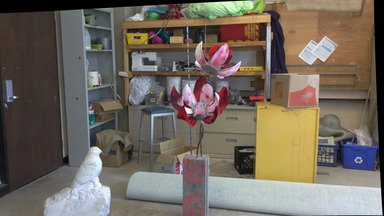
#> input picture Master/Computer vision (MIV)/Semestre 2/Vision Artificielle (VA)/TPs/TP3_2026/stereo_images/left.jpg, 384 x 216 px
$ python exercice2_sift_3d.py
#> lines starting #> are read from the running program, lines starting #| are printed output that depends on the picture
"""
========================================================
TP3 - EXERCICE 2 : RECONSTRUCTION 3D PAR SIFT
========================================================
Translation horizontale connue (baseline b)
Etapes :
  1. Charger les deux images stereo
  2. Detecter et matcher les points SIFT
  3. Calculer les coordonnees 3D (triangulation)
  4. Visualiser le nuage de points 3D

Comment executer :
  py exercice2_reconstruction_3d.py
========================================================
"""

import cv2
import numpy as np
import os
import matplotlib.pyplot as plt
from mpl_toolkits.mplot3d import Axes3D

# -------------------------------------------------------
# PARAMETRES
# -------------------------------------------------------
IMG_LEFT  = 'stereo_images/left.jpg'
IMG_RIGHT = 'stereo_images/right.jpg'
BASELINE  = 0.15    # distance de translation en metres
RATIO_LOWE = 0.75   # ratio test de Lowe

print("="*60)
print("  EXERCICE 2 : RECONSTRUCTION 3D AVEC SIFT")
print("="*60)

# -------------------------------------------------------
# 1. Chargement de K
# -------------------------------------------------------
K_path = 'stereo_images/K.npy'
if os.path.exists('camera_matrix.npy'):
    K = np.load('camera_matrix.npy')
#> (reads Master/Computer vision (MIV)/Semestre 2/Vision Artificielle (VA)/TPs/TP3_2026/camera_matrix.npy from the repository)
    print("K charge depuis camera_matrix.npy (calibration)")
elif os.path.exists(K_path):
    K = np.load(K_path)
    print("K charge depuis stereo_images/K.npy")
else:
    img_tmp = cv2.imread(IMG_LEFT)
    H_t, W_t = img_tmp.shape[:2]
    f  = float(max(W_t, H_t))
    K  = np.float64([[f,0,W_t/2],[0,f,H_t/2],[0,0,1]])
    print(f"K estime automatiquement : f={f:.0f}")

fx = K[0,0]; cx = K[0,2]; cy = K[1,2]
print(f"  fx={fx:.1f}  cx={cx:.1f}  cy={cy:.1f}")
print(f"  Baseline b = {BASELINE} m")

# -------------------------------------------------------
# 2. Chargement images
# -------------------------------------------------------
img_left_c  = cv2.imread(IMG_LEFT)
#> img_left_c is the input picture: shape (216, 384, 3); mean B, G, R 94.7, 104.8, 113.5
img_right_c = cv2.imread(IMG_RIGHT)
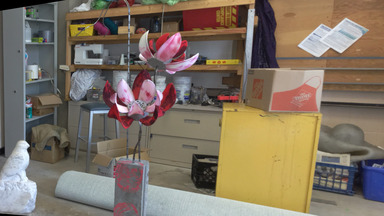
#> input picture Master/Computer vision (MIV)/Semestre 2/Vision Artificielle (VA)/TPs/TP3_2026/stereo_images/right.jpg, 384 x 216 px
#> img_right_c is the input picture: shape (216, 384, 3); mean B, G, R 99.5, 115, 127.8

if img_left_c is None or img_right_c is None:
    print("ERREUR : images introuvables !")
    exit()

img_left_g  = cv2.cvtColor(img_left_c,  cv2.COLOR_BGR2GRAY)
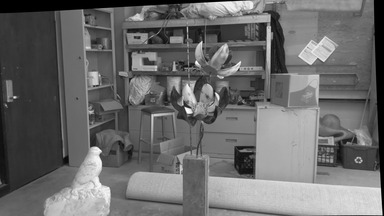
#> img_left_g: shape (216, 384); min 0, max 255, mean 106.3
img_right_g = cv2.cvtColor(img_right_c, cv2.COLOR_BGR2GRAY)
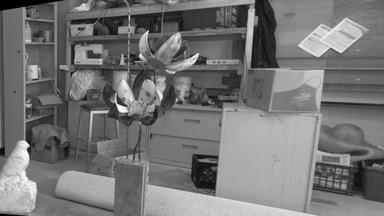
#> img_right_g: shape (216, 384); min 0, max 255, mean 117.1
img_left_rgb = cv2.cvtColor(img_left_c, cv2.COLOR_BGR2RGB)

H_img, W_img = img_left_c.shape[:2]
#> H_img = 216; W_img = 384
print(f"\nImages : {W_img}x{H_img}")
#| Images : 384x216

# -------------------------------------------------------
# 3. Detection SIFT
# -------------------------------------------------------
sift = cv2.SIFT_create()
kp_l, desc_l = sift.detectAndCompute(img_left_g,  None)
#> kp_l = 537 keypoints; strongest (x, y, size): (188, 111, 3.8), (196, 63, 2.3), (244, 164, 18.2), (96, 150, 5.6)
kp_r, desc_r = sift.detectAndCompute(img_right_g, None)
#> kp_r = 576 keypoints; strongest (x, y, size): (121, 109, 5), (140, 56, 2.5), (203, 176, 22.3), (24, 144, 5.8)

print(f"\nKeypoints : gauche={len(kp_l)}  droite={len(kp_r)}")
#| Keypoints : gauche=537  droite=576

# -------------------------------------------------------
# 4. Matching + Ratio Test de Lowe
# -------------------------------------------------------
bf      = cv2.BFMatcher(cv2.NORM_L2)
matches = bf.knnMatch(desc_l, desc_r, k=2)
#> matches = 537 matches
good    = [m for m, n in matches if m.distance < RATIO_LOWE * n.distance]
#> good = 189 matches

print(f"Matches valides : {len(good)}")
#| Matches valides : 189

if len(good) < 5:
    print("ERREUR : pas assez de matches !")
    exit()

pts_left  = np.float32([kp_l[m.queryIdx].pt for m in good])
#> pts_left = 189 pairs, first value 79.07 to 344.7, second value 13.84 to 212.4
pts_right = np.float32([kp_r[m.trainIdx].pt for m in good])
#> pts_right = 189 pairs, first value 5.48 to 369.8, second value 4.14 to 200.5

# -------------------------------------------------------
# 5. Triangulation - Calcul des coordonnees 3D
# -------------------------------------------------------
disparities = pts_left[:,0] - pts_right[:,0]
#> disparities = 189 values, max 173.9 at index 129, min -61.09 at index 69, mean 47.71
disp_mean   = np.mean(disparities)
#> disp_mean = 47.71
sign = -1.0 if disp_mean < 0 else 1.0
#> sign = 1

print(f"Disparite moyenne : {disp_mean:.1f} px")
#| Disparite moyenne : 47.7 px
if disp_mean < 0:
    print("Correction signe automatique (disparite negative)")

points_3d = []
colors_3d = []
rejected  = 0

Z_MIN, Z_MAX = 0.1, 5.0

for i in range(len(pts_left)):
    xl, yl = pts_left[i]
    xr, yr = pts_right[i]
    d = sign * (xl - xr)

    if abs(d) < 0.5:
        rejected += 1
        continue

    Z = (fx * BASELINE) / d

    if Z < Z_MIN or Z > Z_MAX:
        rejected += 1
        continue

    X = (xl - cx) * Z / fx
    Y = (yl - cy) * Z / fx
    points_3d.append([X, Y, Z])

    xi = int(np.clip(xl, 0, W_img-1))
    yi = int(np.clip(yl, 0, H_img-1))
    r, g, b = img_left_rgb[yi, xi]
    colors_3d.append([r/255., g/255., b/255.])
#> this loop made 189 passes
#> (xl, yl, xr, yr, d, Z, X, Y) on passes 1 to 3: (79.07, 192.6, 5.48, 184.2, 73.59, 0.629, -0.244, 0.0844), (81.2, 183.9, 8.06, 175.8, 73.13, 0.633, -0.241, 0.067), (84.76, 153.4, 13.53, 145.6, 71.23, 0.65, -0.24, 0.00455)

if not points_3d:
    print("ERREUR : 0 points reconstruits !")
    exit()

points_3d = np.array(points_3d)
colors_3d = np.array(colors_3d)

print(f"\nPoints reconstruits : {len(points_3d)}  rejetes : {rejected}")
#| Points reconstruits : 165  rejetes : 24
print(f"Z min={points_3d[:,2].min():.2f}m  max={points_3d[:,2].max():.2f}m  moy={points_3d[:,2].mean():.2f}m")
#| Z min=0.27m  max=4.91m  moy=0.96m

print(f"\n{'#':>3}  {'X (m)':>8}  {'Y (m)':>8}  {'Z (m)':>8}")
print("-"*35)
for i in range(min(10, len(points_3d))):
    print(f"{i:>3}  {points_3d[i,0]:>8.3f}  {points_3d[i,1]:>8.3f}  {points_3d[i,2]:>8.3f}")
#> this loop made 10 passes
#|   0    -0.244     0.084     0.629
#|   1    -0.241     0.067     0.633
#|   2    -0.240     0.005     0.650
#|   3    -0.279    -0.225     0.759
#|   4    -0.279    -0.225     0.759
#|   5    -0.277    -0.207     0.757
#|   6    -0.277    -0.207     0.757
#|   7    -0.286    -0.328     0.785
#> (further printed lines are left out)

np.save('points_3d_ex2.npy', points_3d)

# -------------------------------------------------------
# 6. Visualisation
# -------------------------------------------------------
img_matches = cv2.drawMatches(
    img_left_c, kp_l, img_right_c, kp_r,
    good[:40], None,
    matchColor=(0,255,0), singlePointColor=(255,0,0),
    flags=cv2.DrawMatchesFlags_NOT_DRAW_SINGLE_POINTS
)
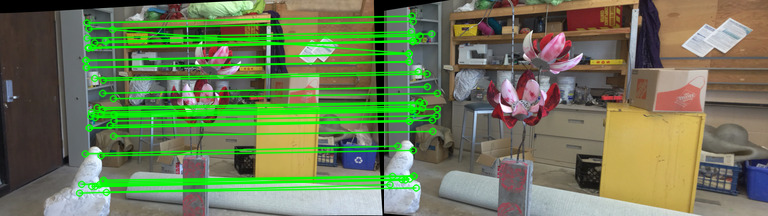
#> img_matches: shape (216, 768, 3); mean B, G, R 87.7, 122.9, 109.2

fig = plt.figure(figsize=(18, 12))

# Matches
ax0 = fig.add_subplot(231)
ax0.imshow(cv2.cvtColor(img_matches, cv2.COLOR_BGR2RGB))
ax0.set_title(f'Matches SIFT : {len(good)} points', fontsize=11)
ax0.axis('off')

# 3D scatter
ax1 = fig.add_subplot(232, projection='3d')
sc = ax1.scatter(points_3d[:,0], points_3d[:,2], -points_3d[:,1],
                  c=points_3d[:,2], cmap='viridis', s=30, alpha=0.9)
ax1.set_xlabel('X (m)'); ax1.set_ylabel('Z (m)'); ax1.set_zlabel('Y (m)')
ax1.set_title('Nuage de points 3D', fontsize=11)
plt.colorbar(sc, ax=ax1, shrink=0.5, label='Z (m)')

# Vue dessus
ax2 = fig.add_subplot(233)
ax2.scatter(points_3d[:,0], points_3d[:,2], c=points_3d[:,2], cmap='viridis', s=30)
ax2.set_xlabel('X (m)'); ax2.set_ylabel('Z (m)')
ax2.set_title('Vue dessus (X-Z)', fontsize=11); ax2.grid(alpha=0.3)

# Vue face
ax3 = fig.add_subplot(234)
ax3.scatter(points_3d[:,0], -points_3d[:,1], c=points_3d[:,2], cmap='plasma', s=30)
ax3.set_xlabel('X (m)'); ax3.set_ylabel('Y (m)')
ax3.set_title('Vue face (X-Y)', fontsize=11); ax3.grid(alpha=0.3)

# Image avec points
ax4 = fig.add_subplot(235)
ax4.imshow(img_left_rgb)
ax4.scatter(pts_left[:,0], pts_left[:,1], c='lime', s=10, alpha=0.7,
            label=f'{len(pts_left)} pts')
ax4.set_title('Points SIFT gauche', fontsize=11)
ax4.legend(fontsize=9); ax4.axis('off')

# Histogram Z
ax5 = fig.add_subplot(236)
ax5.hist(points_3d[:,2], bins=15, color='steelblue', edgecolor='black', alpha=0.8)
ax5.axvline(points_3d[:,2].mean(), color='red', linestyle='--',
             label=f"Moy={points_3d[:,2].mean():.2f} m")
ax5.set_xlabel('Z (m)'); ax5.set_ylabel('Nombre de points')
ax5.set_title('Distribution profondeurs', fontsize=11)
ax5.legend(); ax5.grid(alpha=0.3)

plt.suptitle(f'Exercice 2 : Reconstruction 3D SIFT | b={BASELINE}m | {len(points_3d)} pts',
             fontsize=13, fontweight='bold')
plt.tight_layout()
plt.savefig('exercice2_reconstruction.png', dpi=150, bbox_inches='tight')
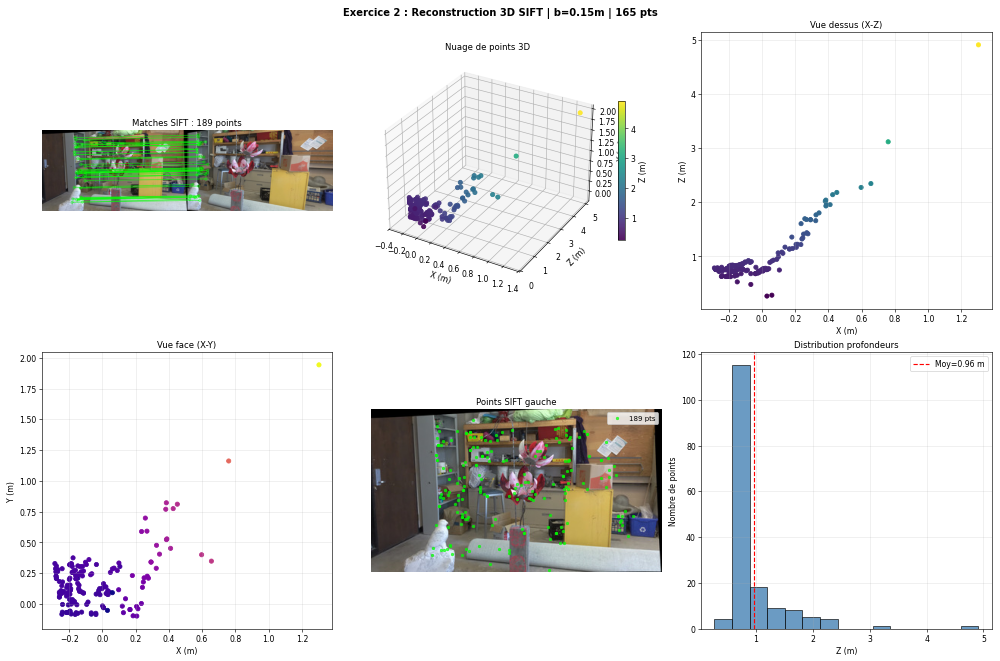
#> figure drawn by matplotlib, 7 panels; panel 7: tallest bar 115 high, from x = 0.576 to 0.885
print("\nSauvegarde : exercice2_reconstruction.png")
plt.show()
